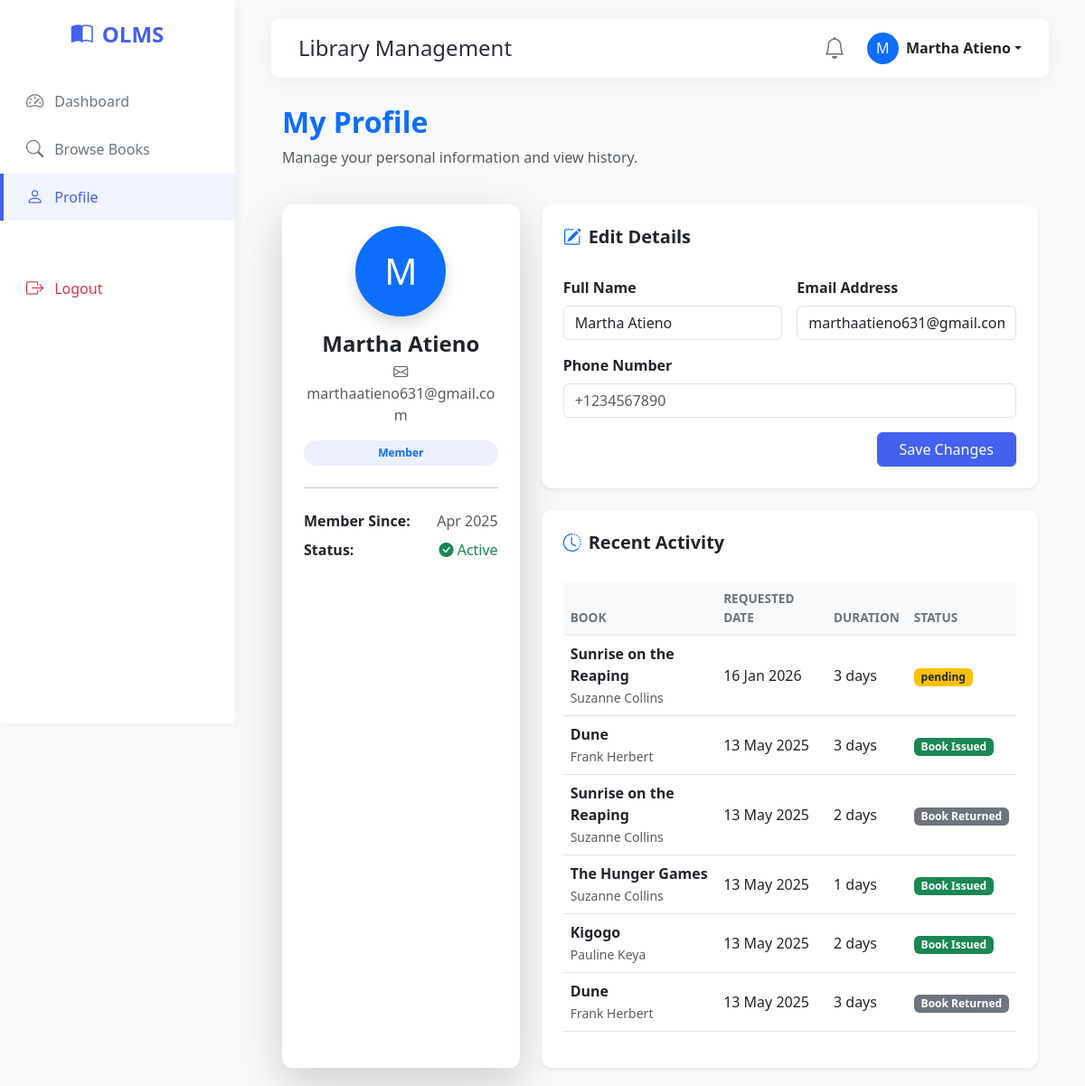
Page /profile.php (signed in) on the earlier database version.
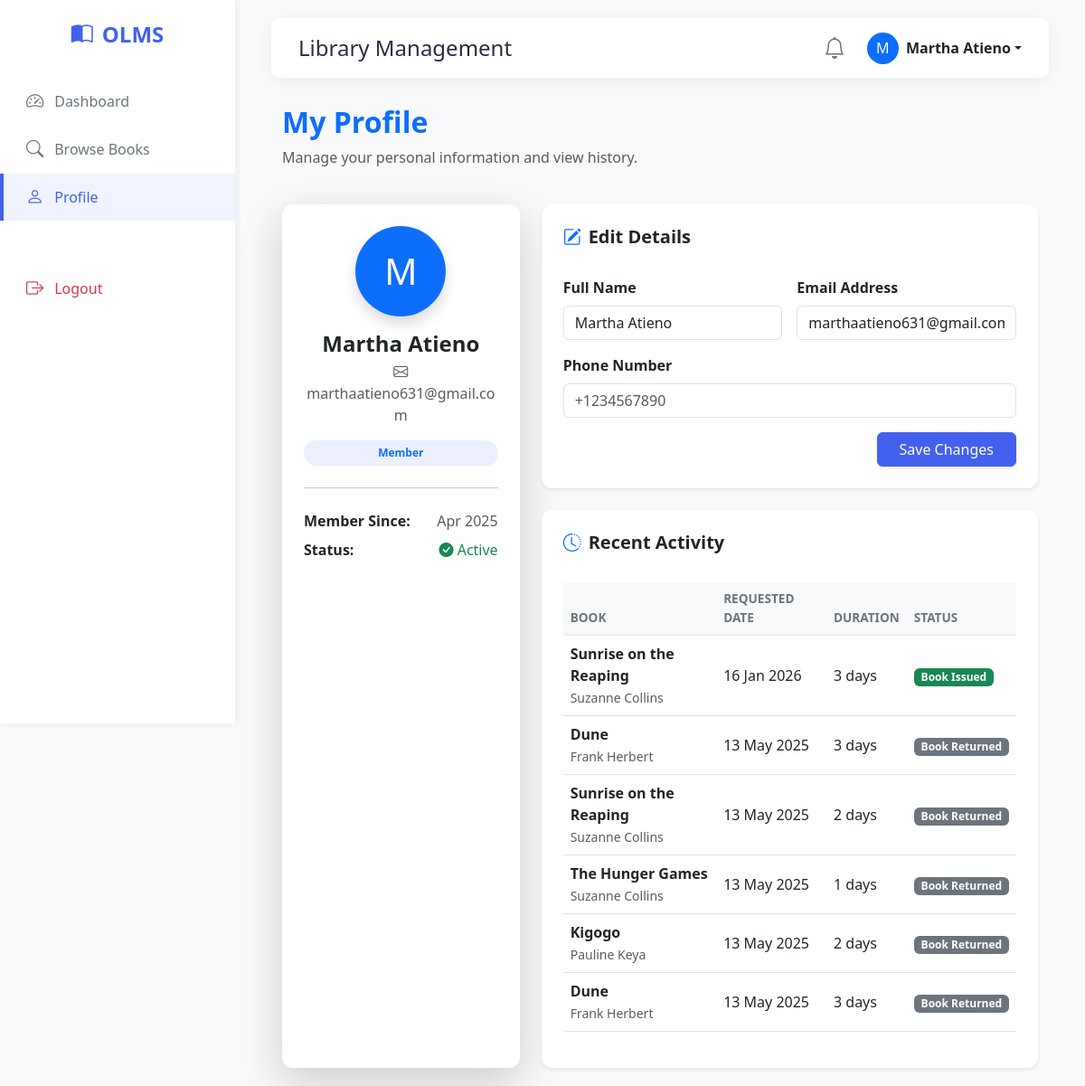
Same page on the later database version.
### tables this page shows
CREATE TABLE `borrow_requests` (
  `id` int(11) NOT NULL,
  `book_id` int(11) NOT NULL,
  `user_id` int(11) NOT NULL,
  `days` int(11) NOT NULL,
  `total_cost` decimal(10,2) NOT NULL,
  `status` enum('pending','Book Issued','Rejected','Book Returned') DEFAULT 'pending',
  `requested_at` timestamp NOT NULL DEFAULT current_timestamp(),
  `updated_at` timestamp NOT NULL DEFAULT current_timestamp() ON UPDATE current_timestamp()
);

CREATE TABLE `books` (
  `id` int(11) NOT NULL,
  `title` varchar(255) NOT NULL,
  `author` varchar(255) NOT NULL,
  `category_id` int(11) NOT NULL,
  `isbn` varchar(50) NOT NULL,
  `quantity` int(11) NOT NULL,
  `created_at` timestamp NOT NULL DEFAULT current_timestamp(),
  `cover_photo` varchar(255) DEFAULT NULL
);

### profile.php (the view, shortened to what the changed rows need)
<?php
include 'includes/header.php';
$user_id = $_SESSION['user_id'];
$history_sql = "
    SELECT books.title, books.author, borrow_requests.days, borrow_requests.total_cost, borrow_requests.requested_at, borrow_requests.status
    FROM borrow_requests
    INNER JOIN books ON borrow_requests.book_id = books.id
    WHERE borrow_requests.user_id = $user_id
    ORDER BY borrow_requests.requested_at DESC";
$history_result = $conn->query($history_sql);
?>
<div class="container fade-in">
    <div class="d-flex justify-content-between align-items-center mb-4">
        <div>
            <h2 class="fw-bold text-primary">My Profile</h2>
        </div>
    </div>
    <div class="row g-4">
        <div class="col-md-8">
            <div class="card border-0 shadow-sm">
                <div class="card-body p-4">
                     <?php if ($history_result->num_rows > 0): ?>
                        <div class="table-responsive">
                            <table class="table table-hover align-middle">
                                <thead class="table-light">
                                    <tr>
                                        <th>Book</th>
                                        <th>Requested Date</th>
                                        <th>Duration</th>
                                        <th>Status</th>
                                    </tr>
                                </thead>
                                <tbody>
                                    <?php while ($history = $history_result->fetch_assoc()): ?>
                                        <tr>
                                            <td>
                                                <div class="fw-bold text-dark"><?= htmlspecialchars($history['title']) ?></div>
                                                <small class="text-muted"><?= htmlspecialchars($history['author']) ?></small>
                                            </td>
                                            <td><?= date('d M Y', strtotime($history['requested_at'])); ?></td>
                                            <td><?= $history['days']; ?> days</td>
                                            <td>
                                                <?php
                                                $statusClass = match($history['status']) {
                                                    'Book Issued' => 'bg-success',
                                                    'Book Returned' => 'bg-secondary',
                                                    'Rejected' => 'bg-danger',
                                                    default => 'bg-warning text-dark'
                                                };
                                                ?>
                                                <span class="badge <?= $statusClass ?>"><?= $history['status'] ?></span>
                                            </td>
                                        </tr>
                                    <?php endwhile; ?>
                                </tbody>
                            </table>
                        </div>
                    <?php else: ?>
                        <div class="text-center py-4">
                            <p class="text-muted mb-0">No borrowing history found.</p>
                        </div>
                    <?php endif; ?>
                </div>
            </div>
        </div>
    </div>
</div>
<?php include 'includes/footer.php'; ?>

Differences in the rows shown:
changed borrow_requests: status "pending" → "Book Issued"
changed borrow_requests (number 2 of 6 on the later page): status "Book Issued" → "Book Returned"
changed borrow_requests "The Hunger Games": status "Book Issued" → "Book Returned"
changed borrow_requests "Kigogo": status "Book Issued" → "Book Returned"
